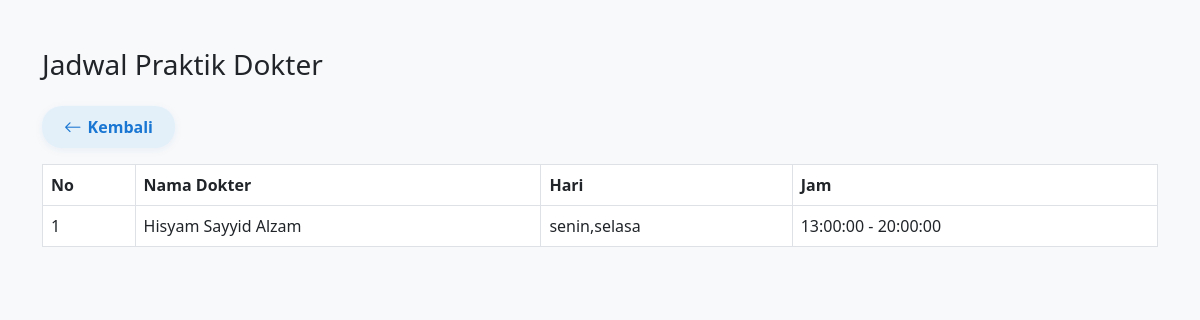
Page /jadwal_dokter_user.php on the committed database.
### tables this page shows
CREATE TABLE `jadwal` (
  `id` int(11) NOT NULL,
  `dokter_id` int(11) NOT NULL,
  `hari` varchar(20) NOT NULL,
  `jam_mulai` time NOT NULL,
  `jam_selesai` time NOT NULL
);

CREATE TABLE `dokter` (
  `id` int(11) NOT NULL,
  `nama` varchar(100) DEFAULT NULL,
  `spesialis` varchar(100) DEFAULT NULL,
  `hari` varchar(50) DEFAULT NULL,
  `jam` varchar(50) DEFAULT NULL,
  `hari_praktik` varchar(50) DEFAULT NULL,
  `jam_praktik` varchar(50) DEFAULT NULL
);

### jadwal_dokter_user.php (the view, shortened to what this page needs)
<?php
include 'koneksi.php';
$query = mysqli_query($conn, "SELECT jadwal.*, dokter.nama AS nama_dokter FROM jadwal JOIN dokter ON jadwal.dokter_id = dokter.id");
?>
<!DOCTYPE html>
<html>
<head>
  <link href="https://cdn.jsdelivr.net/npm/bootstrap@5.3.0/dist/css/bootstrap.min.css" rel="stylesheet">
  <link href="https://cdn.jsdelivr.net/npm/bootstrap-icons@1.10.5/font/bootstrap-icons.css" rel="stylesheet">
</head>
<body class="bg-light">
<div class="container mt-5">
  <h3 class="mb-4">Jadwal Praktik Dokter</h3>
  <a href="user_dashboard.php" class="btn-kembali mb-3">
      <i class="bi bi-arrow-left"></i> Kembali
  </a>
  <table class="table table-bordered bg-white">
    <thead>
      <tr>
        <th>No</th>
        <th>Nama Dokter</th>
        <th>Hari</th>
        <th>Jam</th>
      </tr>
    </thead>
    <tbody>
      <?php $no=1; while($row = mysqli_fetch_assoc($query)) { ?>
      <tr>
        <td><?= $no++; ?></td>
        <td><?= $row['nama_dokter']; ?></td>
        <td><?= $row['hari']; ?></td>
        <td><?= $row['jam_mulai']; ?> - <?= $row['jam_selesai']; ?></td>
      </tr>
      <?php } ?>
    </tbody>
  </table>
</div>
</body>
</html>

### jadwal_dokter_user.php (style rules this page uses)
.btn-kembali { background-color: #e3f0fa; color: #1976d2; border: none; border-radius: 20px; padding: 8px 22px; font-weight: 600; transition: background 0.2s; display: inline-flex; align-items: center; gap: 6px; box-shadow: 0 2px 8px rgba(25, 118, 210, 0.07); text-decoration: none; }
.btn-kembali i { font-size: 1.1em; }

### rows in the picture
jadwal: dokter.nama "Hisyam Sayyid Alzam", hari "senin,selasa", jam_mulai "13:00:00", jam_selesai "20:00:00"
